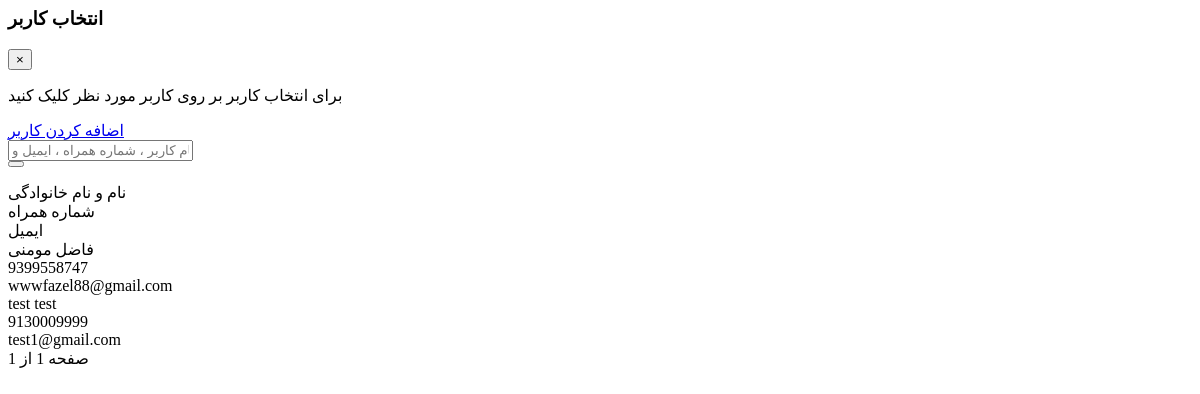
/u/dashboard/user/list/component/search (signed in), run on an earlier commit of the app's database.
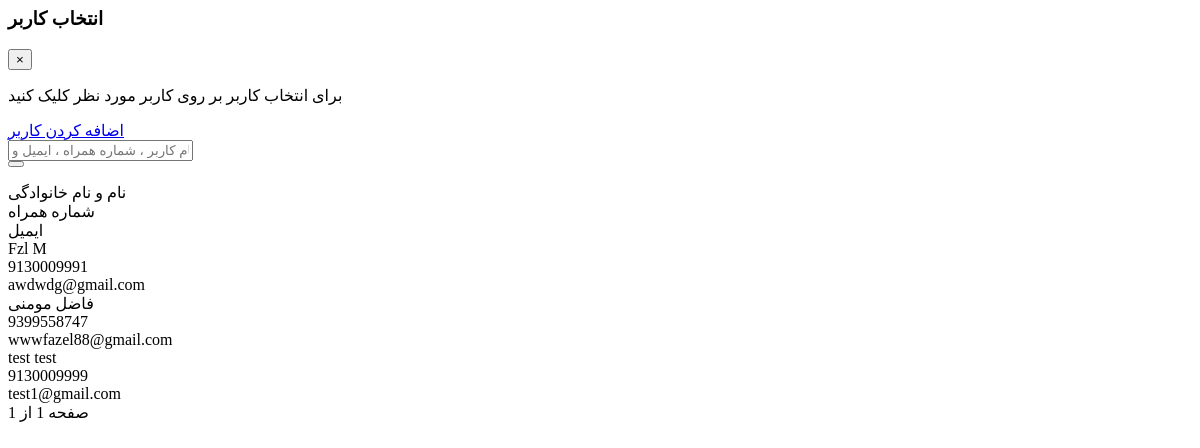
And on a later commit of the database.
### account/models.py (models this page shows, shortened)
class User(AbstractUser):
    ROLE_USER_OPTIONS = (
        ('normal_user', 'کاربر عادی'),
        ('financial_user', 'ادمین مالی'),
        ('super_user', 'ادمین وِیژه'),
    )
    first_name = models.CharField("first name", max_length=150, blank=True, default="بدون نام")
    username = None
    email = models.EmailField("email address", null=True, blank=True, unique=True)
    phonenumber = PhoneNumberField(region='IR', unique=True)
    is_phonenumber_confirmed = models.BooleanField(default=False)
    role = models.CharField(max_length=20, choices=ROLE_USER_OPTIONS, default='normal_user')
    USERNAME_FIELD = "phonenumber"
    REQUIRED_FIELDS = []
    objects = CustomBaseUserManager()
    normal_user = NormalUserManager()
    financial_user = FinancialUserManager()
    super_user = SuperUserManager()
    class Meta:
        ordering = '-id',
    def get_raw_phonenumber(self):
        p = str(self.phonenumber).replace('+98', '')
        return p
    def get_full_name(self):
        fl = f'{self.first_name} {self.last_name}'.strip() or 'بدون نام'
        return fl
    def get_email(self):
        return self.email or '-'

### account/views/dashboard.py (the view, shortened to what this page needs)
# urls.py: path('dashboard/user/list/component/search', dashboard.UserListComponentPartial.as_view(),
class UserListComponentPartial(View):
    template_name = 'account/dashboard/user/components/list.html'
    @admin_required_cbv()
    def get(self, request):
        users = User.normal_user.all()
        page_num = request.GET.get('page', 1)
        pagination = Paginator(users, 20)
        pagination = pagination.get_page(page_num)
        users = pagination.object_list
        context = {
            'users': users,
            'pagination': pagination
        }
        return render(request, self.template_name, context)

### account/models.py (called while the page is built)
    def get_queryset(self):
        return super().get_queryset().filter(role='normal_user')

### account/templates/account/dashboard/user/components/list.html (shortened to what this page needs)
<div id="container-users" class="modal fade" tabindex="-1" role="dialog" aria-hidden="true">
    <div class="modal-dialog modal-lg col-lg-12">
        <div class="modal-content white_card mb_30">
            <div class="white_card_header border-0">
                <div class="modal-header box_header m-0">
                    <h3 class="m-0">انتخاب کاربر</h3>
                    <button type="button" class="close" data-dismiss="modal" aria-label="Close">
                        <span aria-hidden="true">&times;</span>
                    </button>
                </div>
            </div>
            <div class="white_card_body">
                <p class="font-70">برای انتخاب کاربر بر روی کاربر مورد نظر کلیک کنید</p>
                <div class="card-body pt-0">
                    <div class="text-right mb-3">
                        <a href="{% url 'account:user_add' %}"
                           class="btn btn-outline-success mt-4 font-70 d-inline-block py-2">اضافه کردن کاربر</a>
                    </div>
                    <div>
                        <form id="form-search-users-component" action="{% url 'account:user_list_component_search' %}">
                            <div class="cnt-search col-11 mx-auto mb-4 mt-4">
                                <input type="text" name="search"
                                       placeholder="نام کاربر ، شماره همراه ، ایمیل و.." value="">
                                <div>
                                    <button>
                                    </button>
                                </div>
                            </div>
                        </form>
                    </div>
                    <div class="list-row" style="max-height: 400px;overflow-y: auto;overflow-x: hidden">
                        <div class="title-list-row">
                            <div class="col-4">نام و نام خانوادگی</div>
                            <div class="col-4">شماره همراه</div>
                            <div class="col-4">ایمیل</div>
                        </div>
                        <div id="users-select">
                            {% for user in users %}
                                <div class="user-select detail-row" user-id="{{ user.id }}">
                                    <div class="col-4" full-name>
                                        {{ user.get_full_name|truncatechars:20 }}
                                    </div>
                                    <div class="col-4">
                                        {{ user.get_raw_phonenumber }}
                                    </div>
                                    <div class="col-4">
                                        {{ user.get_email|truncatechars:20 }}
                                    </div>
                                </div>
                            {% empty %}
                                <div class="container-not-found-base">
                                    <p>کاربری یافت نشد</p>
                                </div>
                            {% endfor %}
                        </div>
                    </div>
                    <div class="pagination">
                        <div class="step-links">
                            <span class="current">
                                        صفحه  {{ pagination.number }} از {{ pagination.paginator.num_pages }}
                                        </span>
                        </div>
                    </div>
                </div>
            </div>
        </div>
    </div>
</div>

What changed in the data, as far as the page shows it:
added User: get_full_name "Fzl M", get_raw_phonenumber "9130009991", get_email "awdwdg@gmail.com"
